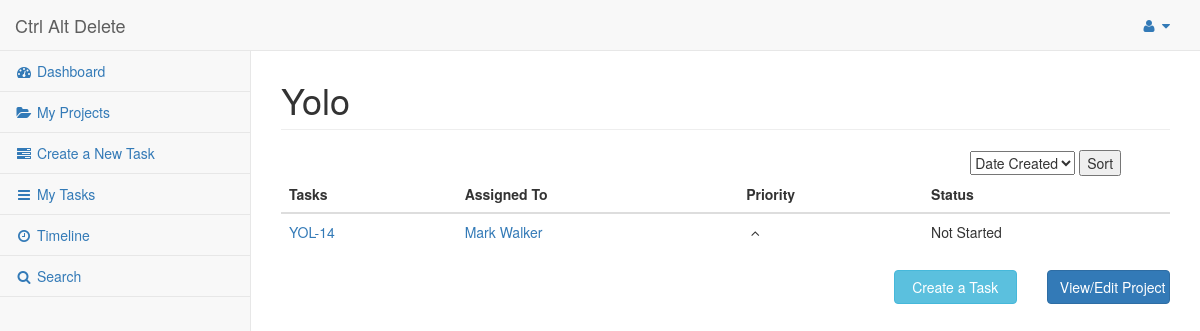
Screenshot of /pages/viewProject.php?var=Yolo (signed in) with the database file from the repository.
### tables this page shows
CREATE TABLE `tasks` (
  `taskID` int(11) NOT NULL,
  `dueDate` date NOT NULL,
  `username` varchar(45) DEFAULT NULL,
  `projectID` int(11) NOT NULL,
  `taskDescription` varchar(256) NOT NULL,
  `priority` int(11) NOT NULL,
  `status` int(1) NOT NULL,
  `title` varchar(256) NOT NULL,
  `abbreviation` varchar(5) NOT NULL
);

CREATE TABLE `users` (
  `username` varchar(45) NOT NULL,
  `first` varchar(45) NOT NULL,
  `last` varchar(45) NOT NULL,
  `email` varchar(45) NOT NULL,
  `passhash` varchar(32) NOT NULL
);

### pages/viewProject.php (the view, shortened to what this page needs)
<!DOCTYPE html>
<html lang="en">
<head>
    <link href="../vendor/bootstrap/css/bootstrap.min.css" rel="stylesheet">
    <link href="../vendor/metisMenu/metisMenu.min.css" rel="stylesheet">
    <link href="../dist/css/sb-admin-2.css" rel="stylesheet">
    <link href="../vendor/morrisjs/morris.css" rel="stylesheet">
    <link href="../vendor/font-awesome/css/font-awesome.min.css" rel="stylesheet" type="text/css">
    <link href="../customcss/custom.css" rel="stylesheet">
</head>
<body>
    <div id="wrapper">
        <nav class="navbar navbar-default navbar-static-top fixedtop" role="navigation" style="margin-bottom: 0">
            <div class="navbar-header">
                <a class="navbar-brand" href="index.php">Ctrl Alt Delete</a>
            </div>
            <ul class="nav navbar-top-links navbar-right">
                <li class="dropdown">
                    <a class="dropdown-toggle" data-toggle="dropdown" href="#">
                        <i class="fa fa-user fa-fw"></i> <i class="fa fa-caret-down"></i>
                    </a>
                </li>
            </ul>
            <div class="navbar-default sidebar fixed" role="navigation">
                <div class="sidebar-nav navbar-collapse">
                    <ul class="nav" id="side-menu">
                        <li>
                            <a href="index.php"><i class="fa fa-dashboard fa-fw"></i> Dashboard</a>
                        </li>
                        <li>
                            <a href="myProject.php"><i class="fa fa-folder-open fa-fw"></i> My Projects</a>
                        </li>
                        <li>
                            <a href="createTask.php"><i class="fa fa-tasks fa-fw"></i> Create a New Task</a>
                        </li>
                        <li>
                            <a href="currentTask.php"><i class="fa fa-bars fa-fw"></i> My Tasks</a>
                        </li>
                        <li>
                            <a href="#"><i class="fa fa-clock-o fa-fw"></i> Timeline</a>
                        </li>
                        <li>
                            <a href="#"><i class="fa fa-search fa-fw"></i> Search</a>
                        </li>
                    </ul>
                </div>
            </div>
        </nav>
        <br/>
        <br/>
        <div id="page-wrapper">
            <div class="row">
                <div class="col-lg-12">
                    <h1 class="page-header"><?php echo $_GET['var'];
                    $title =$_GET['var'];?></h1>
                </div>
            </div>
            <div class = "row">
                <form class = "col-lg-offset-9 col-lg-3" name="sortby" action="" method="post">
                <select name="sortoption"> <?php $sort = $_POST['sortoption']; ?>
                   <option value="datecreated" <?php if ($sort == 'datecreated') echo 'selected="selected"'; ?> >Date Created</option>
                </select>
                <input type="submit" value="Sort" />
                </form>
            </div>
            <div class="row">
                <div class="col-sm-12">
                    <table class="table">
                        <thead>
                            <tr>
                                <th>Tasks</th>
                                <th>Assigned To</th>
                                <th>Priority</th>
                                <th>Status</th>
                            </tr>
                        </thead>
                        <tbody>
                            <?php
                                $connection = mysqli_connect("localhost", "root", "", "cen4020");
                                $pname = $_GET['var'];
                                $projectList = mysqli_query($connection, "SELECT projectID FROM projects WHERE projectName = '$pname'");
                                $projectL = mysqli_fetch_row($projectList);
                                $project = $projectL[0];
                                $results = mysqli_query($connection, "SELECT taskID, priority, username, status, abbreviation, dueDate FROM tasks WHERE projectID='$project'");
                                if(mysqli_num_rows($results) != 0)
                                {
                                    while($row = mysqli_fetch_row($results))
                                    {
                                        $tid = $row[0];
                                        $priority = $row[1];
                                        $uname = $row[2];
                                        $status = $row[3];
                                        $abb = $row[4];
                                        $asnameL = mysqli_query($connection,"SELECT first, last FROM users WHERE username = '$uname'");
                                        $asname = mysqli_fetch_row($asnameL);
                                        $fname = $asname[0];
                                        $lname = $asname[1];
                                        echo "<tr>";
                                        echo "<td>";
                                        echo "<a href='viewTask.php?var=$tid'>$abb-$tid</a>";
                                        echo "</td>";
                                        echo "<td>";
                                        echo "<a href='account.php?user=$uname'>$fname $lname</a>";
                                        echo "</td>";
                                        echo "<td>";
                                        if($priority == 1)
                                        {
                                            echo "<i class='fa fa-angle-up fa-fw'></i>";
                                        }
                                        elseif ($priority == 2)
                                        {
                                            echo "<i class='fa fa-angle-double-up fa-fw'></i>";
                                        }
                                        else
                                        {
                                            echo "<i class='fa fa-arrow-up fa-fw'></i>";
                                        }
                                        echo "</td>";
                                        echo "<td>";
                                        if($status == 1)
                                        {
                                            echo "Not Started";
                                        }
                                        elseif($status == 2)
                                        {
                                            echo "In progress";
                                        }
                                        else
                                        {
                                            echo "Completed";
                                        }
                                        echo "</td>";
                                        echo "</tr>";
                                    }
                                }
                                else
                                {
                                    echo "<tr><td>No Tasks</td>";
                                    echo "<td>N/A</td>";
                                    echo "<td>N/A</td>";
                                    echo "<td>N/A</td></tr>";
                                }
                            ?>
                        </tbody>
                    </table>
                </div>
            </div>
            <div class="row">
                <?php
                    echo "<div class='col-sm-offset-8 col-sm-2'>";
                    echo "<a href='createTask.php?pid=$project' class='btn btn-info btn-block'>Create a Task</a>";
                    echo "</div>";
                ?>
                <div class="col-sm-2">
                <?php
                    echo "<a href='viewProjectDetails.php?title=$title' class='btn btn-primary btn-block'>View/Edit Project</a>";
                ?>
                </div>
           </div>
    </div>
</body>
</html>

### customcss/custom.css (style rules this page uses)
.fixedtop { position: fixed; width: 100%; left: 0; top: 0; z-index: 100; border-top: 0; }
.fixed { position: fixed; }

### rows the page displays
tasks: abbreviation "YOL", taskID "14", username.first "Mark", username.last "Walker", priority 1 (drawn), status "Not Started"

### other values shown
$_GET['var'] "Yolo"
